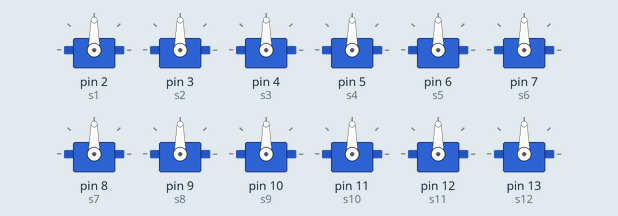
Simulated run of this sketch. Board: Arduino Uno, built with avr-gcc and run on an emulated ATmega328P. On the bench: 12 × servo.

Above: at 0.1 s.
At 5.16 s:
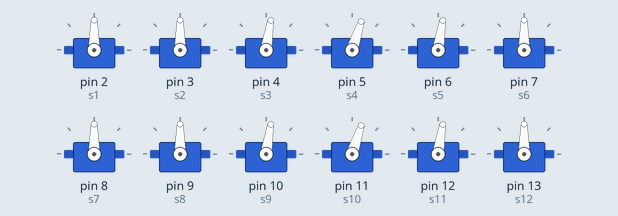
At 5.8 s:
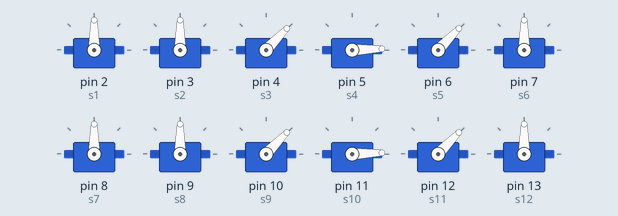
At 12.71 s:
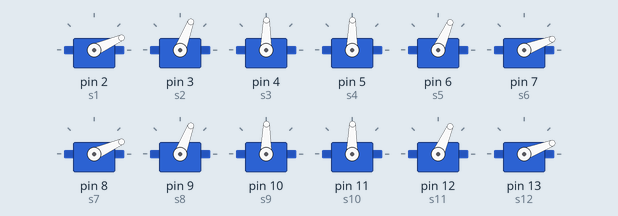
At 20.38 s:
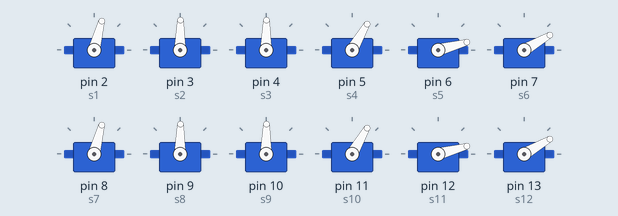
At 34.5 s:
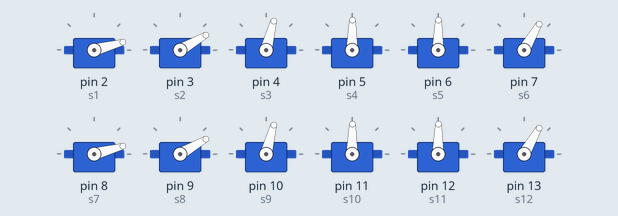
Timing chart, 0 to 34.7 s (numbered marks = the images above):
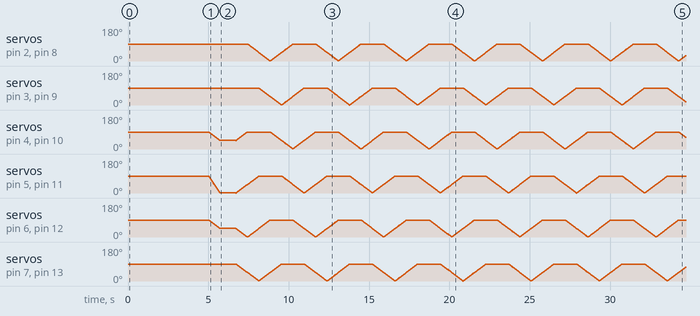

The sketch:

RollingMotion.ino
```cpp
/*
Rectilinear motion file for snake robot with 12 segments
*/


#include <Servo.h>

// Define servo objects for the snake segments
Servo s1;
Servo s2;
Servo s3;
Servo s4;
Servo s5;
Servo s6;
Servo s7;
Servo s8;
Servo s9;
Servo s10;
Servo s11;
Servo s12;


// Define variables
int flex = 45; // Angle to flex a joint
int delayTime = 5; // Delay between limb movements
int startPause = 5000; // Delay to allow robot placement before movement
int pos = 0;  // Loop counter
int smoothnessDelay = 15;
int rollState = 0;


void setup()
{

// Attach segments to PWM pins
   s1.attach(2);
   s2.attach(3);
   s3.attach(4);
   s4.attach(5);
   s5.attach(6);
   s6.attach(7);
   s7.attach(8);
   s8.attach(9);
   s9.attach(10);
   s10.attach(11);
   s11.attach(12);
   s12.attach(13);


// Put snake in straight starting position
   s1.write(90);
   s2.write(90);
   s3.write(90);
   s4.write(90);
   s5.write(90);
   s6.write(90);
   s7.write(90);
   s8.write(90);
   s9.write(90);
   s10.write(90);
   s11.write(90);
   s12.write(90);


// Delay to give time to position robot
   delay(startPause);
}


void loop()
{
// If snake is straight, put it into rolling position
  if (rollState == 0)
  {
    for(pos = 0; pos < flex; pos +=  1)
    {
      s1.write(90);
      s2.write(90);
      s3.write(90-pos);
      s4.write(90-2*pos);
      s5.write(90-pos);
      s6.write(90);
      s7.write(90);
      s8.write(90);
      s9.write(90-pos);
      s10.write(90-2*pos);
      s11.write(90-pos);
      s12.write(90);
      delay(smoothnessDelay);
    }
    rollState = 1-rollState;
    delay(1000);
  }


// Step 1
    delay(delayTime);
    for(pos = 0; pos < flex; pos +=  1)
    {
      s12.write(90-pos);
      s11.write(90-flex-pos);
      s10.write(90-2*flex+pos);
      s9.write(90-flex+pos);
      s6.write(90-pos);
      s5.write(90-flex-pos);
      s4.write(90-2*flex+pos);
      s3.write(90-flex+pos);
      delay(smoothnessDelay);
    }
// Step 2
    delay(delayTime);
    for(pos = 0; pos < flex; pos +=  1)
    {
      s1.write(90-pos);
      s12.write(90-flex-pos);
      s11.write(90-2*flex+pos);
      s10.write(90-flex+pos);
      s7.write(90-pos);
      s6.write(90-flex-pos);
      s5.write(90-2*flex+pos);
      s4.write(90-flex+pos);
      delay(smoothnessDelay);
    }
// Step 3
    delay(delayTime);
    for(pos = 0; pos < flex; pos +=  1)
    {
      s2.write(90-pos);
      s1.write(90-flex-pos);
      s12.write(90-2*flex+pos);
      s11.write(90-flex+pos);
      s8.write(90-pos);
      s7.write(90-flex-pos);
      s6.write(90-2*flex+pos);
      s5.write(90-flex+pos);
      delay(smoothnessDelay);
    }
// Step 4
    delay(delayTime);
    for(pos = 0; pos < flex; pos +=  1)
    {
      s3.write(90-pos);
      s2.write(90-flex-pos);
      s1.write(90-2*flex+pos);
      s12.write(90-flex+pos);
      s9.write(90-pos);
      s8.write(90-flex-pos);
      s7.write(90-2*flex+pos);
      s6.write(90-flex+pos);
      delay(smoothnessDelay);
    }
// Step 5
    delay(delayTime);
    for(pos = 0; pos < flex; pos +=  1)
    {
      s4.write(90-pos);
      s3.write(90-flex-pos);
      s2.write(90-2*flex+pos);
      s1.write(90-flex+pos);
      s10.write(90-pos);
      s9.write(90-flex-pos);
      s8.write(90-2*flex+pos);
      s7.write(90-flex+pos);
      delay(smoothnessDelay);
    }
// Step 6
    delay(delayTime);
    for(pos = 0; pos < flex; pos +=  1)
    {
      s5.write(90-pos);
      s4.write(90-flex-pos);
      s3.write(90-2*flex+pos);
      s2.write(90-flex+pos);
      s11.write(90-pos);
      s10.write(90-flex-pos);
      s9.write(90-2*flex+pos);
      s8.write(90-flex+pos);
      delay(smoothnessDelay);
    }
// Step 7
    delay(delayTime);
    for(pos = 0; pos < flex; pos +=  1)
    {
      s6.write(90-pos);
      s5.write(90-flex-pos);
      s4.write(90-2*flex+pos);
      s3.write(90-flex+pos);
      s12.write(90-pos);
      s11.write(90-flex-pos);
      s10.write(90-2*flex+pos);
      s9.write(90-flex+pos);
      delay(smoothnessDelay);
    }
// Step 8
    delay(delayTime);
    for(pos = 0; pos < flex; pos +=  1)
    {
      s7.write(90-pos);
      s6.write(90-flex-pos);
      s5.write(90-2*flex+pos);
      s4.write(90-flex+pos);
      s1.write(90-pos);
      s12.write(90-flex-pos);
      s11.write(90-2*flex+pos);
      s10.write(90-flex+pos);
      delay(smoothnessDelay);
    }
 // Step 9
    delay(delayTime);
    for(pos = 0; pos < flex; pos +=  1)
    {
      s8.write(90-pos);
      s7.write(90-flex-pos);
      s6.write(90-2*flex+pos);
      s5.write(90-flex+pos);
      s2.write(90-pos);
      s1.write(90-flex-pos);
      s12.write(90-2*flex+pos);
      s11.write(90-flex+pos);
      delay(smoothnessDelay);
    }
 // Step 10
    delay(delayTime);
    for(pos = 0; pos < flex; pos +=  1)
    {
      s9.write(90-pos);
      s8.write(90-flex-pos);
      s7.write(90-2*flex+pos);
      s6.write(90-flex+pos);
      s3.write(90-pos);
      s2.write(90-flex-pos);
      s1.write(90-2*flex+pos);
      s12.write(90-flex+pos);
      delay(smoothnessDelay);
    }
 // Step 11
    delay(delayTime);
    for(pos = 0; pos < flex; pos +=  1)
    {
      s10.write(90-pos);
      s9.write(90-flex-pos);
      s8.write(90-2*flex+pos);
      s7.write(90-flex+pos);
      s4.write(90-pos);
      s3.write(90-flex-pos);
      s2.write(90-2*flex+pos);
      s1.write(90-flex+pos);
      delay(smoothnessDelay);
    }
 // Step 12
    delay(delayTime);
    for(pos = 0; pos < flex; pos +=  1)
    {
      s11.write(90-pos);
      s10.write(90-flex-pos);
      s9.write(90-2*flex+pos);
      s8.write(90-flex+pos);
      s5.write(90-pos);
      s4.write(90-flex-pos);
      s3.write(90-2*flex+pos);
      s2.write(90-flex+pos);
      delay(smoothnessDelay);
    }
}
```
